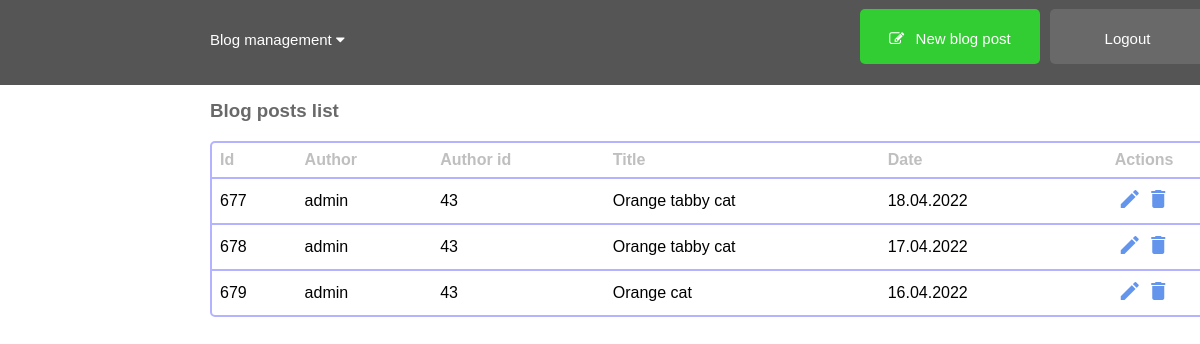
Page /admin/postOptionsTable.php (signed in) on the committed database.
### tables this page shows
CREATE TABLE `posts` (
  `post_id` int(3) NOT NULL,
  `post_category_id` int(3) NOT NULL,
  `post_title` varchar(255) NOT NULL,
  `post_author` varchar(255) NOT NULL,
  `post_user` int(255) DEFAULT NULL,
  `post_date` date NOT NULL,
  `post_image` text NOT NULL,
  `post_content` text NOT NULL,
  `post_tags` text NOT NULL
);

CREATE TABLE `users` (
  `user_id` int(3) NOT NULL,
  `username` varchar(12) NOT NULL,
  `password` varchar(255) NOT NULL,
  `role` varchar(255) NOT NULL DEFAULT 'subscriber',
  `randSalt` varchar(255) NOT NULL DEFAULT '$2y$10$1234512345123451234512'
);

### admin/includes/viewAllPosts.php (the view, shortened to what this page needs)
<!DOCTYPE html>
<html lang="en">
<head>
</head>
</html>
<div style="margin-top: 100px;">
        <h3 id="h3" style="font-family: Arial, Helvetica, sans-serif;">Blog posts list</h3>
    <table class="table">
        <thead>
            <tr>
                <th>Id</th>
                <th>Author</th>
                <th>Author id</th>
                <th>Title</th>
                <th>Date</th>
                <th style="text-align: center;">Actions</th>
            </tr>
        </thead>
        <?php
        $query = "SELECT posts.post_id, posts.post_title, posts.post_user, posts.post_date, posts.post_image, posts.post_content, ";
        $query .= "posts.post_author, users.username ";
        $query .= " FROM posts ";
        $query .= " LEFT JOIN users ON posts.post_user = users.user_id ORDER BY posts.post_date DESC ";
        $select_posts = mysqli_query($connection, $query);
        while($row = mysqli_fetch_assoc($select_posts)){
            $post_id = $row['post_id'];
            $post_author = $row['username'];
            $post_title = $row['post_title'];
            $post_user = $row['post_user'];
            $post_date = date('d.m.Y', strtotime($row['post_date']));
            echo "<tr>";
            ?>
            <?php
            echo "<td>$post_id </td>";
            echo "<td>$post_author</td>";
            echo "<td>$post_user</td>";
            echo "<td>{$post_title}</td>";
            echo "<td>{$post_date}</td>";
            echo "<td style='text-align: center;'><a class='material-icons' href='postOptionsTable.php?source=edit_post&p_id={$post_id}'>edit</a>  <a class='material-icons' onclick=\"return getConfirmation();\" href='postOptionsTable.php?delete={$post_id}'>delete</a></td>";
            echo "</tr>";
        }
            ?>
    </table>
</div>

### css/css.css (style rules this page uses)
body { margin:0; }
.table { margin-top: 18px; border-collapse: separate; width: 1010px; border: solid 2px #b3b3ff; border-radius: 5px; border-spacing: 0; font-family: Arial, Helvetica, sans-serif; margin: auto; padding: auto; position: relative; margin-left: 210px; }
th, td { padding: 8px; text-align: left; font-family: Arial, Helvetica, sans-serif; }
td { border-top: solid 2px #b3b3ff; }
th { color: #bfbfbf; }
.material-icons { text-decoration: none; color: cornflowerblue; }
#h3 { margin-left: 210px; color: dimgray; font-family: Arial, Helvetica, sans-serif; }

### rows in the picture
posts: post_id "677", users.username "admin", post_user "43", post_title "Orange tabby cat", post_date "18.04.2022"
posts: post_id "678", users.username "admin", post_user "43", post_title "Orange tabby cat", post_date "17.04.2022"
posts: post_id "679", users.username "admin", post_user "43", post_title "Orange cat", post_date "16.04.2022"
